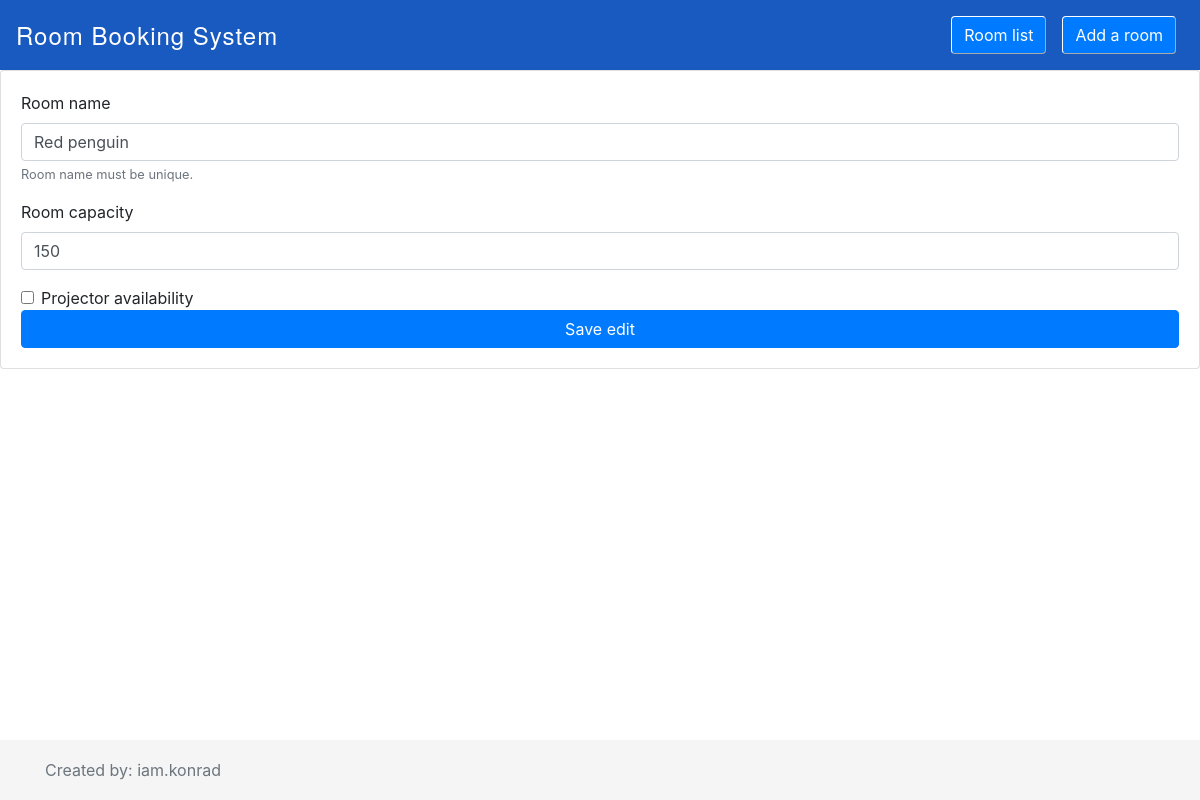
The app's page /room/modify/2/, older data.
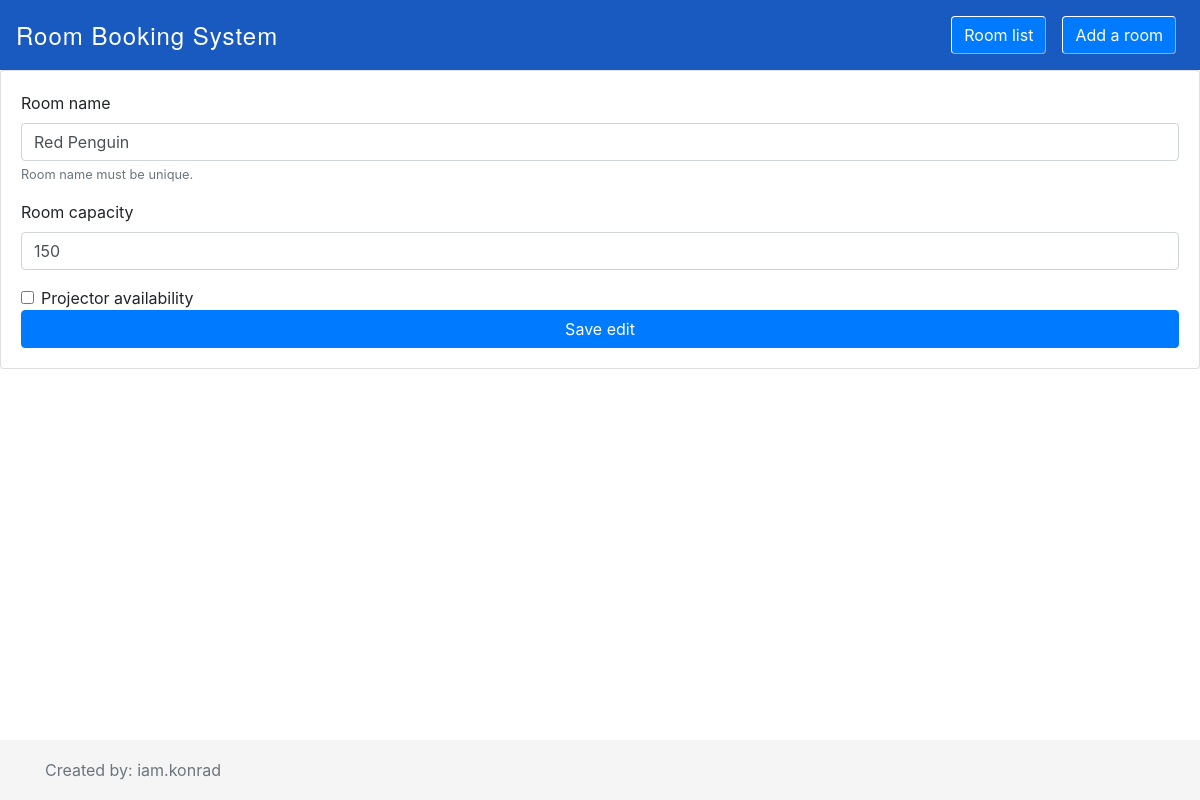
The same page, newer data.
### reservation_app/models.py (models this page shows)
class ConferenceRoom(models.Model):
    name=models.CharField(max_length=255, unique=True)
    capacity=models.PositiveIntegerField()
    projector_availability=models.BooleanField(default=False)

### reservation_app/views.py (the view, shortened to what this page needs)
# urls.py: path('room/modify/<int:room_id>/', ModifyRoomView.as_view(), name="modify-room"),
class ModifyRoomView(View):
    def get(self, request, room_id):
        room = ConferenceRoom.objects.get(id=room_id)
        return render(request, "modify_room.html", context={"room": room})

### reservation_app/templates/modify_room.html (shortened to what this page needs)
<!DOCTYPE html>
<html lang="en">
<head>
  <link rel="stylesheet" href="https://maxcdn.bootstrapcdn.com/bootstrap/4.0.0/css/bootstrap.min.css">
</head>
<body>
<nav class="navbar navbar-expand-lg navbar-dark" style="background-color: #195AC0;">
  <div class="mx-auto">
    <a class="navbar-brand" href="http://127.0.0.1:8000/" style="font-family: 'Helvetica Neue', Arial, sans-serif; font-size: 24px; font-weight: lighter; letter-spacing: 1px; text-decoration: none; color: white;">
      Room Booking System
    </a>
  </div>
  <div class="collapse navbar-collapse" id="navbarNavAltMarkup">
    <div class="navbar-nav ml-auto">
      <a class="nav-item nav-link active" href="http://127.0.0.1:8000/">
        <button class="btn btn-primary" style="border: 1px outset white;">Room list</button>
      </a>
      <a class="nav-item nav-link" href="/room/new/">
        <button class="btn btn-primary" style="border: 1px outset white;">Add a room</button>
      </a>
    </div>
  </div>
</nav>
<div class="card">
  <div class="card-body">
    <form action="" method="POST">
      <div class="form-group">
        <label for="room-name">Room name</label>
        <input type="text" class="form-control" id="room-name" aria-describedby="room-name-help" placeholder="Enter room name here" name="room-name" value="{{ room.name }}">
        <small id="room-name-help" class="form-text text-muted">Room name must be unique.</small>
      </div>
      <div class="form-group">
        <label for="capacity">Room capacity</label>
        <input type="number" step="1" class="form-control" id="capacity" placeholder="10" name="capacity" value="{{ room.capacity }}">
      </div>
      <div class="form-check">
        <input type="checkbox" class="form-check-input" name="projector" id="projector" {% if room.projector_availability %} checked {% endif %}>
        <label class="form-check-label" for="projector">Projector availability</label>
      </div>
      <button type="submit" class="btn btn-primary full-width-btn">Save edit</button>
    </form>
  </div>
</div>
<footer class="footer">
  <div class="container">
    <span class="text-muted">Created by: iam.konrad</span>
  </div>
</footer>
</body>
</html>

Row changes from the older to the newer data that the page shows:
changed ConferenceRoom: room-name "Red penguin" → "Red Penguin"
